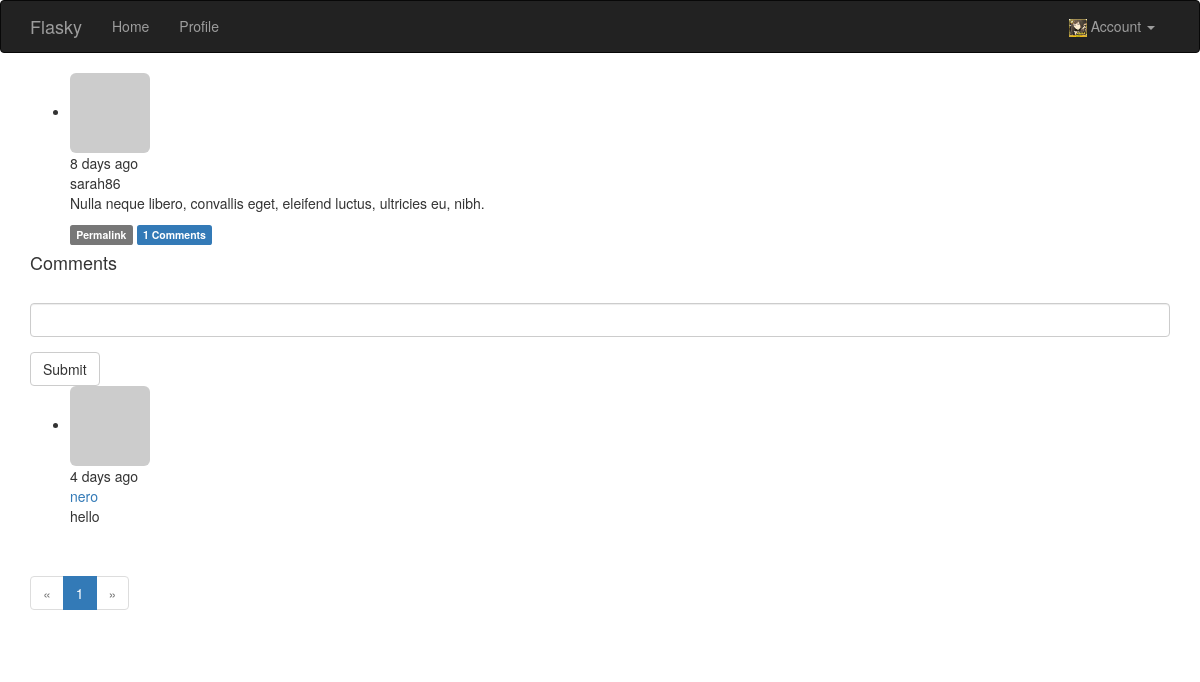
The app's page /post/84 (signed in) with its own data.
### app/models.py (models this page shows, shortened)
class Post(db.Model):
    __tablename__ = 'posts'
    id = db.Column(db.Integer,primary_key= True)
    body = db.Column(db.Text)
    timestamp = db.Column(db.DateTime,index=True,default= datetime.utcnow())
    author_id = db.Column(db.Integer,db.ForeignKey('users.id'))
    body_html = db.Column(db.Text)
    comments = db.relationship('Comment',backref='post',lazy='dynamic')

class User(db.Model,UserMixin):
    __tablename__ = 'users'
    id = db.Column(db.Integer, primary_key=True)
    email = db.Column(db.String(64),unique = True,index = True)
    username = db.Column(db.String(64), unique=True, index=True)
    role_id = db.Column(db.Integer, db.ForeignKey('roles.id'))
    password_hash = db.Column(db.String(128))
    name = db.Column(db.String(64))  #  用戶真實姓名
    location = db.Column(db.String(64))  #  用戶的地址
    about_me = db.Column(db.Text())  #  自我介紹
    member_since = db.Column(db.DateTime,default = datetime.utcnow)
    last_seen = db.Column(db.DateTime(),default = datetime.utcnow)  #  最後登錄的時間
    confirmed = db.Column(db.Boolean,default = False)
    avatar_hash = db.Column(db.String(32))
    posts = db.relationship('Post',backref='author',lazy = 'dynamic')
    followed = db.relationship('Follow',
                               foreign_keys=[Follow.followed_id],
                               backref=db.backref('follower',lazy='joined'),
                               lazy='dynamic',cascade='all,delete-orphan'
                               )
    followers = db.relationship('Follow',foreign_keys=[Follow.follower_id],
                              backref =db.backref('followed',lazy='joined'),
                              lazy ='dynamic',
                              cascade ='all,delete-orphan')
    comments = db.relationship('Comment',backref='author',lazy='dynamic')
    def ping(self):
        self.last_seen = datetime.utcnow()
        db.session.add(self)
        db.session.commit()
    def can(self,permissions):
        return self.role is not None and self.role.has_permission(permissions)
    def is_administrator(self):
        return self.can(Permission.ADMINISTER)
    @property
    def password(self):
        raise AttributeError('password is not readable attribute')
    def gravatar_hash(self):
        return hashlib.md5(self.email.lower().encode('utf-8')).hexdigest()
    def gravatar(self,size = 100, default = 'identicon', rating='g'):
        if request.is_secure:
            url = 'https://secure.gravatar.com/avatar'
        else:
            url = 'https://www.gravatar.com/avtar'
        hash = self.gravatar_hash()
        return '{url}/{hash}?s={size}&d={default}&r={rating}'.format(
            url = url,hash = hash,size= size,default=default,rating=rating
        )

class Comment(db.Model):
    __tablename__ = 'comments'
    id = db.Column(db.Integer,primary_key=True)
    body = db.Column(db.Text)
    body_html = db.Column(db.Text)
    timestamp = db.Column(db.DateTime,index = True,default=datetime.utcnow)
    disabled = db.Column(db.Boolean)
    author_id = db.Column(db.Integer,db.ForeignKey('users.id'))
    post_id = db.Column(db.Integer,db.ForeignKey('posts.id'))

### app/main/views.py (the view, shortened to what this page needs)
@main.route('/post/<int:id>',methods=['GET','POST'])
def post(id):
    post = Post.query.get_or_404(id)
    form = CommentForm()
    page = request.args.get('page',1,type=int)
    if page == -1:
        page = (post.comments.count() - 1) /10 +1
    pagination = post.comments.order_by(Comment.timestamp.asc()).paginate(
        page,per_page=10,error_out=False
    )
    comments = pagination.items
    return render_template('post.html',posts=[post],form = form,
                           comments = comments,pagination=pagination)

### app/main/forms.py
class CommentForm(Form):
    body = StringField('',validators=[DataRequired()])
    submit = SubmitField('Submit')

### app/auth/views.py (called while the page is built)
@auth.before_app_request
def before_request():
    if current_user.is_authenticated \
        and not current_user.confirmed \
        and request.endpoint[:5] != 'auth.' \
        and request.endpoint != 'static':
        return redirect(url_for('auth.unconfirmed'))

@auth.before_app_request
def before_request():
    if current_user.is_authenticated:
        current_user.ping()
        if not current_user.confirmed \
            and request.endpoint[:5] != 'auth.':
            return redirect(url_for('auth.unconfirmed'))

### app/main/__init__.py (called while the page is built)
@main.app_context_processor
def inject_permissions():
    return dict(Permission = Permission)

### app/models.py (called while the page is built)
@login_manager.user_loader
def load_user(user_id):
    return  User.query.get(int(user_id))

    def has_permission(self,perm):
        return self.permissions & perm == perm

### app/templates/post.html (shortened to what this page needs)
{%extends "base.html"%}
{% import "bootstrap/wtf.html" as wtf%}
{% import "_macros.html" as macros%}
{%block page_content%}
{%include '_posts.html' %}
<h4 id="comments">Comments</h4>
{%if current_user.can(Permission.COMMENT)%}
<div class="comment-form">
    {{wtf.quick_form(form)}}
</div>
{%endif%}
{%include '_comments.html'%}
{%if pagination%}
<div class="pagination">
    {{macros.pagination_widget(pagination,'.post',fragment="#comments",id=posts[0].id)}}
</div>
{%endif%}
{%endblock%}

### app/templates/_posts.html (shortened to what this page needs)
<ul class="posts">
    {% for post in posts%}
    <li class="post">
        <div class="post-thumbnail">
            <a href="{{url_for('.user',username=post.author.username)}}">
                <img class="img-rounded profile-thumbnail" src="{{post.author.gravatar(size=40)}}">
            </a>
        </div>
        <div class="post-content">
            <div class="post-date">{{moment(post.timestamp).fromNow()}}</div>
            <div class="post-author"><a href="{{url_for('.user',username=post.author.username)}}"></a>{{post.author.username}}</div>
            <div class="post-body">
                {%if post.body_html%}
                    {{post.body_html|safe}}
                {%else%}
                    {{post.body}}
                {%endif%}
            </div>
            <div class="post-footer">
                <a href = "{{url_for('.post',id=post.id)}}">
                    <span class="label label-default">Permalink</span>
                </a>
                <a href="{{url_for('.post',id = post.id)}}#comments">
                    <span class="label label-primary">{{post.comments.count()}} Comments</span>
                </a>
            </div>
        </div>
    </li>
    {% endfor %}
</ul>

### app/templates/_comments.html (shortened to what this page needs)
<ul class="comments">
    {%for comment in comments%}
    <li class="comment">
        <div class="comment-thumbnail">
            <a href="{{url_for('.user',username=comment.author.username)}}">
                <img class="img-rounded profile-thumbnail" src="{{comment.author.gravatar(size=40)}}">
            </a>
        </div>
        <div class="comment-content">
            <div class="comment-date">{{moment(comment.timestamp).fromNow()}}</div>
            <div class="comment-author"><a href="{{url_for('.user',username=comment.author.username)}}">{{comment.author.username}}</a></div>
            <div class="comment-body">
                {% if moderate or not comment.disabled %}
                    {%if comment.body_html %}
                        {{comment.body_html |safe}}
                    {%else%}
                        {{comment.body}}
                    {%endif%}
                {%endif%}
            </div>
        </div>
    </li>
    {%endfor%}
</ul>

### records on screen
Post: timestamp "8 days ago", author.username "sarah86", body_html "Nulla neque libero, convallis eget, eleifend luctus, ultricies eu, nibh.", comments.count "1"
Comment: timestamp "4 days ago", author.username "nero", body_html "hello"

### other values on screen
{{ p }} "1"
